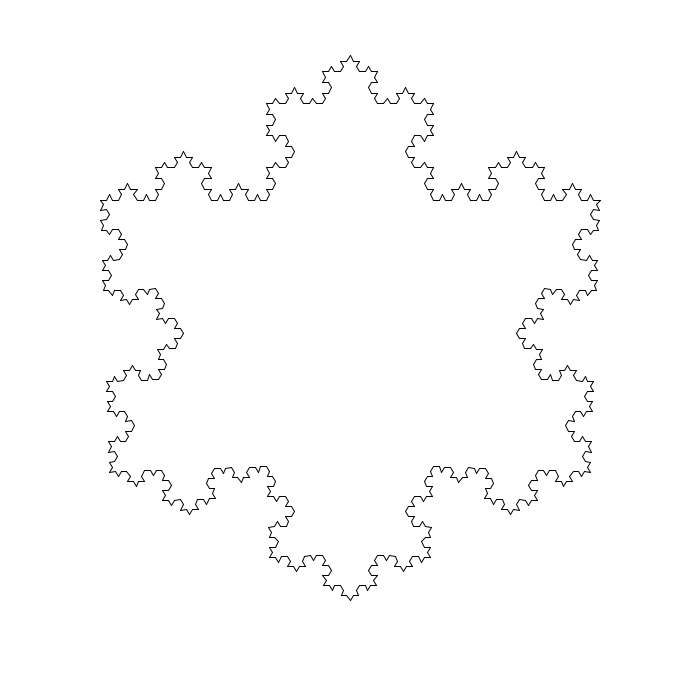
Frame 1 (no input)
Frame 60 (the mouse pressed at the canvas centre just before this capture): identical to frame 1, image omitted
Frame 120 (the mouse held since frame 60 and released just before this capture): identical to frame 1, image omitted

The Processing sketch that drew this single still picture (run headless with seeded random() and noise(); from frame 60 on, the mouse is pressed at the canvas centre):

// Processing sketch: sketch_01_koch_curve_arrays
// ── sketch_01_koch_curve_arrays.pde
ArrayList<KochLine> lines = new ArrayList<KochLine>();

void setup() {
  size(700, 700);
  smooth(8);

  PVector a = new PVector(100, 200);
  PVector b = new PVector(width-100, 200);
  PVector c = new PVector(width/2.0, height-100);

  lines.add(new KochLine(a, b));
  lines.add(new KochLine(b, c));
  lines.add(new KochLine(c, a));

  for (int i = 0; i < 4; i++) {
    generate();
  }

}

void draw() {
  background(255);
  for (KochLine line : lines) {
    line.show();
  }
}

void generate() {
  ArrayList<KochLine> newGen = new ArrayList<KochLine>();
  for (KochLine line : lines) {
    PVector a = line.getA();
    PVector b = line.getB();
    PVector c = line.getC();
    PVector d = line.getD();
    PVector e = line.getE();

    newGen.add(new KochLine(a, b));
    newGen.add(new KochLine(b, c));
    newGen.add(new KochLine(c, d));
    newGen.add(new KochLine(d, e));
  }

  lines = newGen;
}

class KochLine {
  PVector start;
  PVector end;

  KochLine(PVector a, PVector b) {
    start = a.get();
    end   = b.get();
  }

  void show() {
    stroke(0);
    line(start.x, start.y, end.x, end.y);
  }

  PVector getA() {
    return start.get();
  }

  PVector getB() {
    PVector v = PVector.sub(end, start);
    v.div(3.0);
    v.add(start);
    return v;
  }

  PVector getC() {
    PVector a = start.get();
    PVector v = PVector.sub(end, start);
    v.div(3.0);
    a.add(v);

    v.rotate(radians(-60));
    a.add(v);

    return a;
  }

  PVector getD() {
    PVector v = PVector.sub(end, start);
    v.mult(2.0/3.0);
    v.add(start);
    return v;
  }

  PVector getE() {
    return end.get();
  }
}
